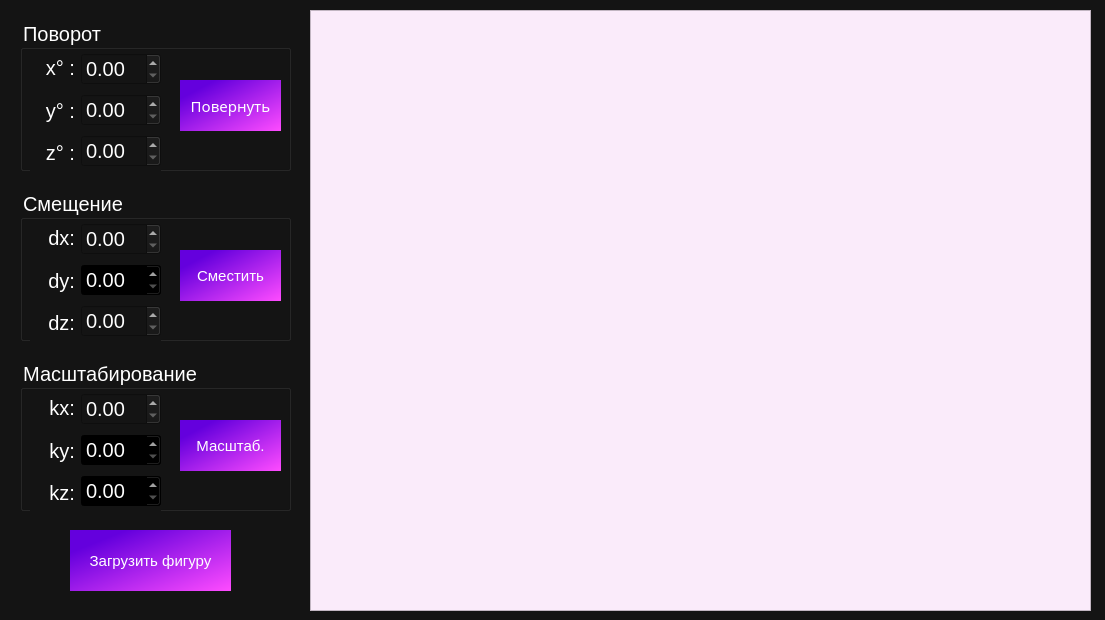
<?xml version="1.0" encoding="UTF-8"?>
<ui version="4.0">
 <class>MainWindow</class>
 <widget class="QMainWindow" name="MainWindow">
  <property name="geometry">
   <rect>
    <x>0</x>
    <y>0</y>
    <width>1105</width>
    <height>620</height>
   </rect>
  </property>
  <property name="windowTitle">
   <string>3D Viewer</string>
  </property>
  <property name="styleSheet">
   <string notr="true">color:white; background-color:rgb(20, 20, 20);</string>
  </property>
  <widget class="QWidget" name="centralwidget">
   <widget class="QGroupBox" name="groupBox_spin">
    <property name="geometry">
     <rect>
      <x>20</x>
      <y>20</y>
      <width>271</width>
      <height>151</height>
     </rect>
    </property>
    <property name="font">
     <font>
      <pointsize>-1</pointsize>
     </font>
    </property>
    <property name="styleSheet">
     <string notr="true">color:white; font-size:20px;</string>
    </property>
    <property name="title">
     <string>Поворот</string>
    </property>
    <widget class="QWidget" name="layoutWidget">
     <property name="geometry">
      <rect>
       <x>10</x>
       <y>30</y>
       <width>131</width>
       <height>121</height>
      </rect>
     </property>
     <layout class="QHBoxLayout" name="horizontalLayout">
      <item>
       <layout class="QVBoxLayout" name="verticalLayout_2">
        <item>
         <widget class="QLabel" name="label">
          <property name="font">
           <font>
            <pointsize>-1</pointsize>
           </font>
          </property>
          <property name="text">
           <string>x° :</string>
          </property>
          <property name="alignment">
           <set>Qt::AlignRight|Qt::AlignTrailing|Qt::AlignVCenter</set>
          </property>
         </widget>
        </item>
        <item>
         <widget class="QLabel" name="label_2">
          <property name="font">
           <font>
            <pointsize>-1</pointsize>
           </font>
          </property>
          <property name="text">
           <string>y° :</string>
          </property>
          <property name="alignment">
           <set>Qt::AlignRight|Qt::AlignTrailing|Qt::AlignVCenter</set>
          </property>
         </widget>
        </item>
        <item>
         <widget class="QLabel" name="label_3">
          <property name="font">
           <font>
            <pointsize>-1</pointsize>
           </font>
          </property>
          <property name="text">
           <string>z° :</string>
          </property>
          <property name="alignment">
           <set>Qt::AlignRight|Qt::AlignTrailing|Qt::AlignVCenter</set>
          </property>
         </widget>
        </item>
       </layout>
      </item>
      <item>
       <layout class="QVBoxLayout" name="verticalLayout">
        <item>
         <widget class="QDoubleSpinBox" name="doubleSpinBox_spin_x">
          <property name="font">
           <font>
            <pointsize>-1</pointsize>
           </font>
          </property>
          <property name="styleSheet">
           <string notr="true">color:white; background-color:rgb(20, 20, 20);</string>
          </property>
         </widget>
        </item>
        <item>
         <widget class="QDoubleSpinBox" name="doubleSpinBox_spin_y">
          <property name="font">
           <font>
            <pointsize>-1</pointsize>
           </font>
          </property>
          <property name="styleSheet">
           <string notr="true">color:white; background-color:rgb(20, 20, 20);</string>
          </property>
         </widget>
        </item>
        <item>
         <widget class="QDoubleSpinBox" name="doubleSpinBox_spin_z">
          <property name="font">
           <font>
            <pointsize>-1</pointsize>
           </font>
          </property>
          <property name="styleSheet">
           <string notr="true">color:white;background-color:rgb(20, 20, 20);</string>
          </property>
         </widget>
        </item>
       </layout>
      </item>
     </layout>
    </widget>
    <widget class="QPushButton" name="pushButton_spin">
     <property name="geometry">
      <rect>
       <x>160</x>
       <y>60</y>
       <width>101</width>
       <height>51</height>
      </rect>
     </property>
     <property name="font">
      <font>
       <family>Jet Brains Mono</family>
       <pointsize>-1</pointsize>
      </font>
     </property>
     <property name="styleSheet">
      <string notr="true">background-color: qlineargradient(spread:pad, x1:0.159204, y1:0.205, x2:1, y2:1, stop:0 rgba(100, 0, 221, 255), stop:1 rgba(255, 76, 255, 255));
font-size:15px;
border: 0px;
font-family:'Jet Brains Mono';</string>
     </property>
     <property name="text">
      <string>Повернуть</string>
     </property>
     <property name="flat">
      <bool>false</bool>
     </property>
    </widget>
   </widget>
   <widget class="QGroupBox" name="groupBox_move">
    <property name="geometry">
     <rect>
      <x>20</x>
      <y>190</y>
      <width>271</width>
      <height>151</height>
     </rect>
    </property>
    <property name="font">
     <font>
      <pointsize>-1</pointsize>
     </font>
    </property>
    <property name="styleSheet">
     <string notr="true">font-size:20px;</string>
    </property>
    <property name="title">
     <string>Смещение</string>
    </property>
    <widget class="QWidget" name="layoutWidget">
     <property name="geometry">
      <rect>
       <x>10</x>
       <y>30</y>
       <width>131</width>
       <height>121</height>
      </rect>
     </property>
     <layout class="QHBoxLayout" name="horizontalLayout_2">
      <item>
       <layout class="QVBoxLayout" name="verticalLayout_3">
        <item>
         <widget class="QLabel" name="label_4">
          <property name="font">
           <font>
            <pointsize>-1</pointsize>
           </font>
          </property>
          <property name="text">
           <string>dx:</string>
          </property>
          <property name="alignment">
           <set>Qt::AlignRight|Qt::AlignTrailing|Qt::AlignVCenter</set>
          </property>
         </widget>
        </item>
        <item>
         <widget class="QLabel" name="label_5">
          <property name="font">
           <font>
            <pointsize>-1</pointsize>
           </font>
          </property>
          <property name="text">
           <string>dy:</string>
          </property>
          <property name="alignment">
           <set>Qt::AlignRight|Qt::AlignTrailing|Qt::AlignVCenter</set>
          </property>
         </widget>
        </item>
        <item>
         <widget class="QLabel" name="label_6">
          <property name="font">
           <font>
            <pointsize>-1</pointsize>
           </font>
          </property>
          <property name="text">
           <string>dz:</string>
          </property>
          <property name="alignment">
           <set>Qt::AlignRight|Qt::AlignTrailing|Qt::AlignVCenter</set>
          </property>
         </widget>
        </item>
       </layout>
      </item>
      <item>
       <layout class="QVBoxLayout" name="verticalLayout_4">
        <item>
         <widget class="QDoubleSpinBox" name="doubleSpinBox_move_x">
          <property name="font">
           <font>
            <pointsize>-1</pointsize>
           </font>
          </property>
          <property name="styleSheet">
           <string notr="true">color:white;background-color:rgb(20, 20, 20);</string>
          </property>
         </widget>
        </item>
        <item>
         <widget class="QDoubleSpinBox" name="doubleSpinBox_move_y">
          <property name="font">
           <font>
            <pointsize>-1</pointsize>
           </font>
          </property>
          <property name="styleSheet">
           <string notr="true">color:white; background-color:black;</string>
          </property>
         </widget>
        </item>
        <item>
         <widget class="QDoubleSpinBox" name="doubleSpinBox_move_z">
          <property name="font">
           <font>
            <pointsize>-1</pointsize>
           </font>
          </property>
          <property name="styleSheet">
           <string notr="true">color:white; background-color:rgb(20, 20, 20);</string>
          </property>
         </widget>
        </item>
       </layout>
      </item>
     </layout>
    </widget>
    <widget class="QPushButton" name="pushButton_move">
     <property name="geometry">
      <rect>
       <x>160</x>
       <y>60</y>
       <width>101</width>
       <height>51</height>
      </rect>
     </property>
     <property name="font">
      <font>
       <pointsize>-1</pointsize>
      </font>
     </property>
     <property name="styleSheet">
      <string notr="true">background-color: qlineargradient(spread:pad, x1:0.159204, y1:0.205, x2:1, y2:1, stop:0 rgba(100, 0, 221, 255), stop:1 rgba(255, 76, 255, 255));
font-size:15px;
border: 0px;</string>
     </property>
     <property name="text">
      <string>Сместить</string>
     </property>
    </widget>
   </widget>
   <widget class="QGroupBox" name="groupBox_scale">
    <property name="geometry">
     <rect>
      <x>20</x>
      <y>360</y>
      <width>271</width>
      <height>151</height>
     </rect>
    </property>
    <property name="font">
     <font>
      <pointsize>-1</pointsize>
     </font>
    </property>
    <property name="styleSheet">
     <string notr="true">font-size:20px;</string>
    </property>
    <property name="title">
     <string>Масштабирование</string>
    </property>
    <widget class="QWidget" name="layoutWidget_2">
     <property name="geometry">
      <rect>
       <x>10</x>
       <y>30</y>
       <width>131</width>
       <height>121</height>
      </rect>
     </property>
     <layout class="QHBoxLayout" name="horizontalLayout_3">
      <item>
       <layout class="QVBoxLayout" name="verticalLayout_5">
        <item>
         <widget class="QLabel" name="label_7">
          <property name="font">
           <font>
            <pointsize>-1</pointsize>
           </font>
          </property>
          <property name="text">
           <string>kx:</string>
          </property>
          <property name="alignment">
           <set>Qt::AlignRight|Qt::AlignTrailing|Qt::AlignVCenter</set>
          </property>
         </widget>
        </item>
        <item>
         <widget class="QLabel" name="label_8">
          <property name="font">
           <font>
            <pointsize>-1</pointsize>
           </font>
          </property>
          <property name="text">
           <string>ky:</string>
          </property>
          <property name="alignment">
           <set>Qt::AlignRight|Qt::AlignTrailing|Qt::AlignVCenter</set>
          </property>
         </widget>
        </item>
        <item>
         <widget class="QLabel" name="label_9">
          <property name="font">
           <font>
            <pointsize>-1</pointsize>
           </font>
          </property>
          <property name="text">
           <string>kz:</string>
          </property>
          <property name="alignment">
           <set>Qt::AlignRight|Qt::AlignTrailing|Qt::AlignVCenter</set>
          </property>
         </widget>
        </item>
       </layout>
      </item>
      <item>
       <layout class="QVBoxLayout" name="verticalLayout_6">
        <item>
         <widget class="QDoubleSpinBox" name="doubleSpinBox_scale_x">
          <property name="font">
           <font>
            <pointsize>-1</pointsize>
           </font>
          </property>
          <property name="styleSheet">
           <string notr="true">color:white; background-color:rgb(20, 20, 20);</string>
          </property>
         </widget>
        </item>
        <item>
         <widget class="QDoubleSpinBox" name="doubleSpinBox_scale_y">
          <property name="font">
           <font>
            <pointsize>-1</pointsize>
           </font>
          </property>
          <property name="styleSheet">
           <string notr="true">color:white; background-color:black;</string>
          </property>
         </widget>
        </item>
        <item>
         <widget class="QDoubleSpinBox" name="doubleSpinBox_scale_z">
          <property name="font">
           <font>
            <pointsize>-1</pointsize>
           </font>
          </property>
          <property name="styleSheet">
           <string notr="true">color:white; background-color:black;</string>
          </property>
         </widget>
        </item>
       </layout>
      </item>
     </layout>
    </widget>
    <widget class="QPushButton" name="pushButton_scale">
     <property name="geometry">
      <rect>
       <x>160</x>
       <y>60</y>
       <width>101</width>
       <height>51</height>
      </rect>
     </property>
     <property name="font">
      <font>
       <pointsize>-1</pointsize>
      </font>
     </property>
     <property name="styleSheet">
      <string notr="true">background-color: qlineargradient(spread:pad, x1:0.159204, y1:0.205, x2:1, y2:1, stop:0 rgba(100, 0, 221, 255), stop:1 rgba(255, 76, 255, 255));
font-size:15px;
border: 0px;</string>
     </property>
     <property name="text">
      <string>Масштаб.</string>
     </property>
    </widget>
   </widget>
   <widget class="QPushButton" name="pushButton_load">
    <property name="geometry">
     <rect>
      <x>70</x>
      <y>530</y>
      <width>161</width>
      <height>61</height>
     </rect>
    </property>
    <property name="styleSheet">
     <string notr="true">background-color: qlineargradient(spread:pad, x1:0.159204, y1:0.205, x2:1, y2:1, stop:0 rgba(100, 0, 221, 255), stop:1 rgba(255, 76, 255, 255));
font-size:15px;
border: 0px;</string>
    </property>
    <property name="text">
     <string>Загрузить фигуру</string>
    </property>
   </widget>
   <widget class="QGraphicsView" name="graphicsView">
    <property name="geometry">
     <rect>
      <x>310</x>
      <y>10</y>
      <width>781</width>
      <height>601</height>
     </rect>
    </property>
    <property name="styleSheet">
     <string notr="true">color:white; background-color:rgb(250, 235, 250);</string>
    </property>
   </widget>
  </widget>
  <widget class="QMenuBar" name="menubar">
   <property name="geometry">
    <rect>
     <x>0</x>
     <y>0</y>
     <width>1105</width>
     <height>31</height>
    </rect>
   </property>
  </widget>
 </widget>
 <resources/>
 <connections/>
</ui>
